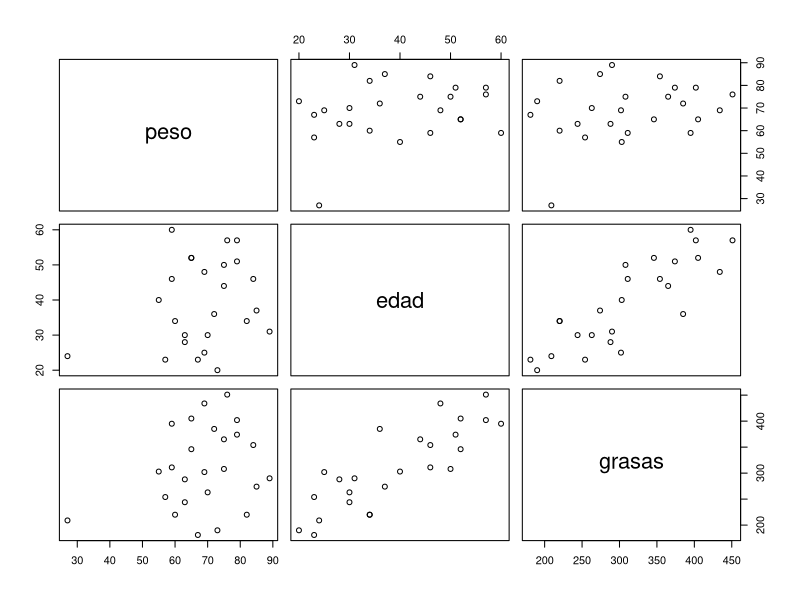
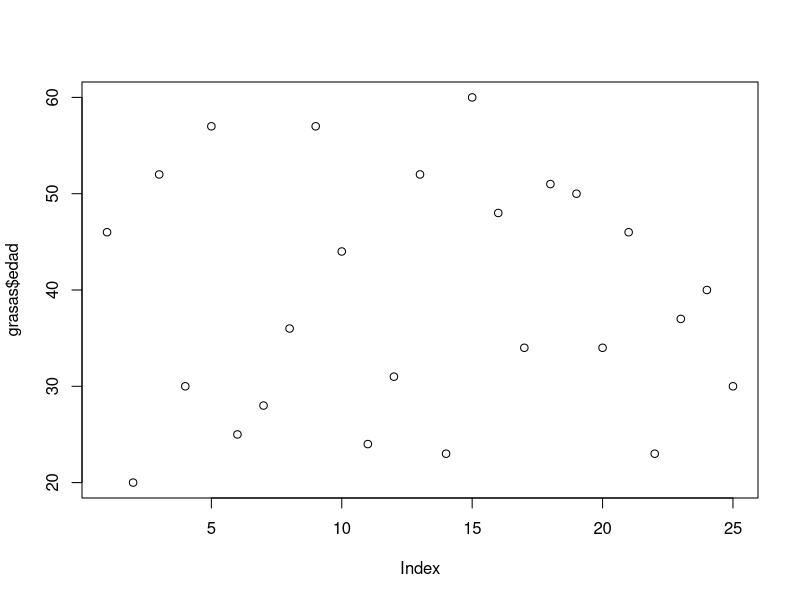
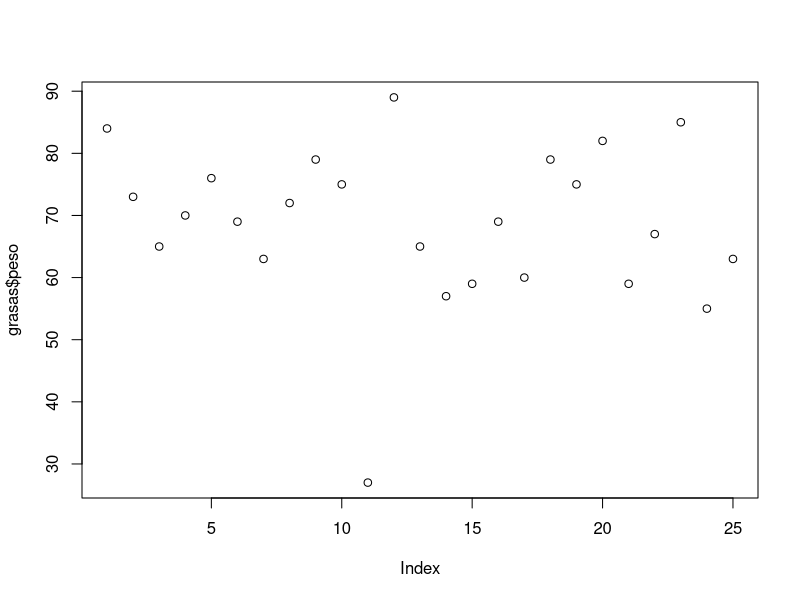
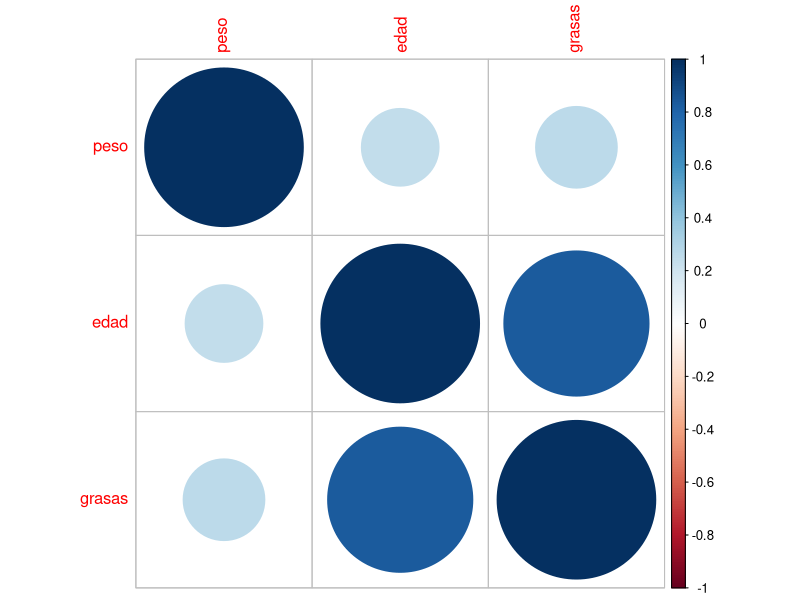
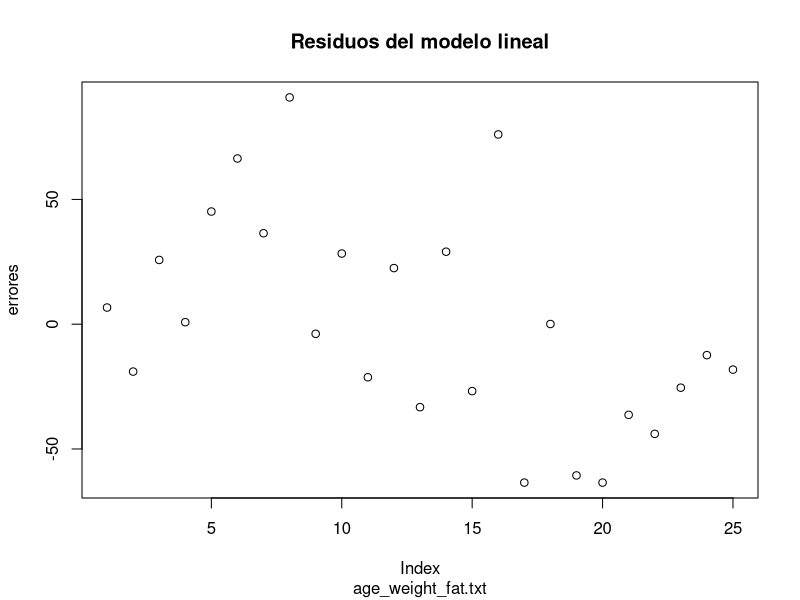
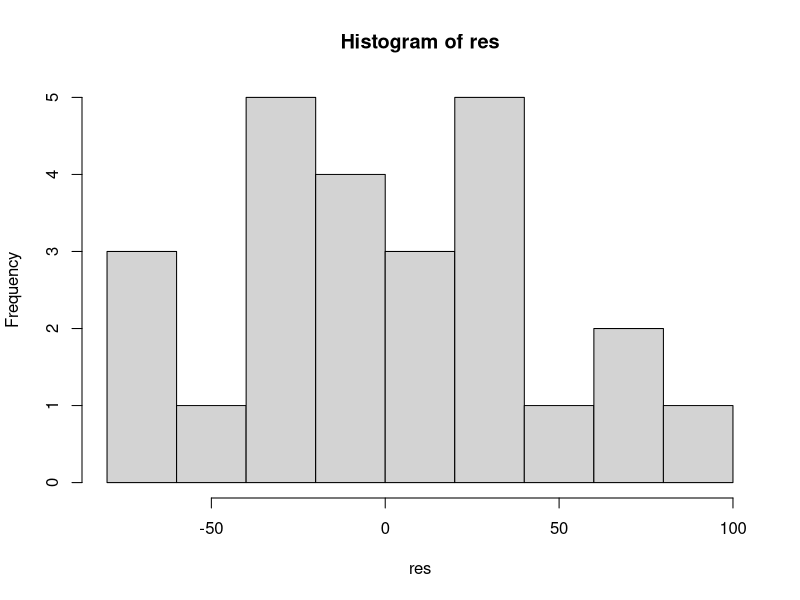
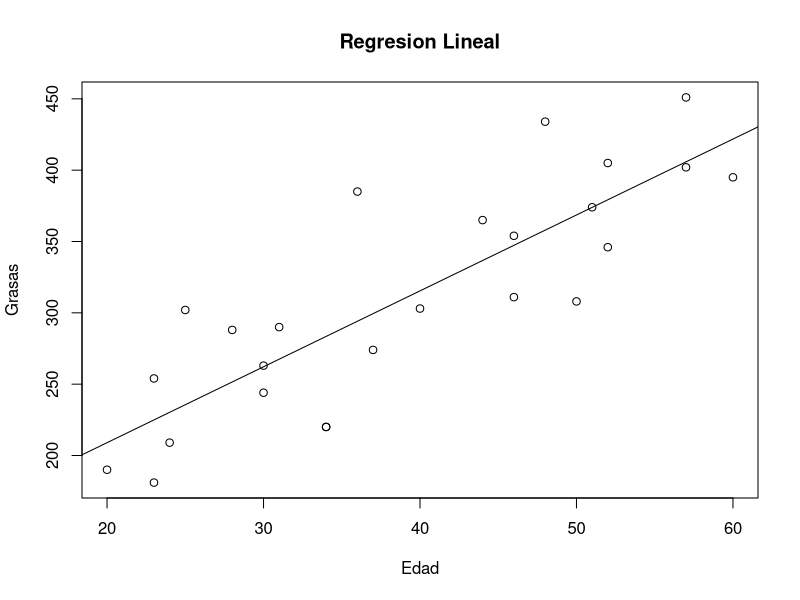
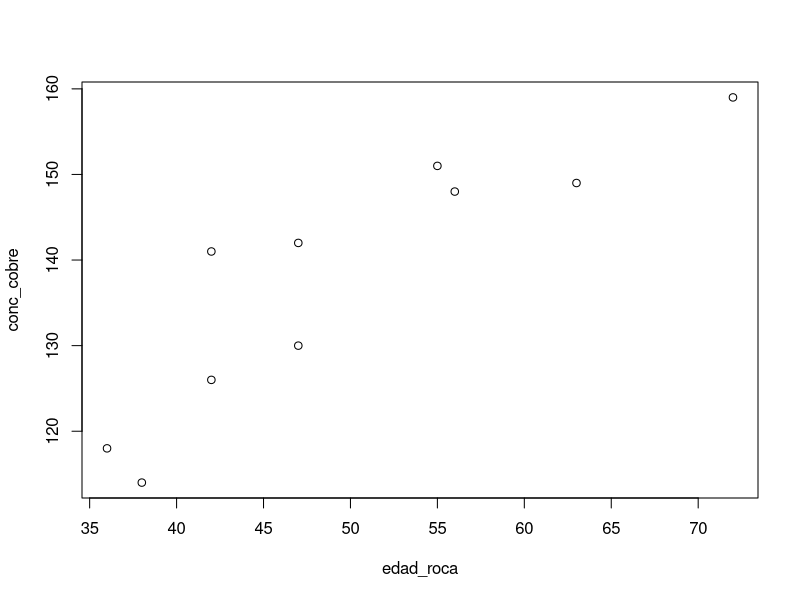

Reproduce these figures in R, in order.
grasas <- read.table("MaterialExtra/ejercicios_auxiliares/data/age_weight_fat.txt", header = TRUE)
View(grasas)
colnames(grasas)
length(grasas)
str(grasas)
head(grasas)
tail(grasas)
grasas$peso

####Correlacion####
#Grafico por pares
pairs(grasas)

#Calcular la matriz de correlación
cor(grasas, method = "pearson")
cor(grasas,method = "spearman")
cor(grasas,method = "kendall")
plot(grasas$edad)
plot(grasas$peso)

id<-which(grasas$peso<31)
View(grasas[id, ])

correl <- cor(grasas, y = NULL, use = "everything",method = c("pearson"))

#Plot de la matriz de correlación
library(corrplot)
corrplot(correl, method = "circle", order="hclust")


cor.test(x = grasas$peso, y = grasas$edad, method = "pearson")

# Verificacion de Fisher
# ¿puede esta correlacion deberse a errores aleatorios o ser espurea?
# ¿Puede que los datos no excluyen que la poblacion tenga una correlacion alta?

# 1) calculamos r
correlacion <- cor(x = grasas$peso, y = grasas$edad, method = "pearson")

# Transformada de Fisher ZFisher = 0.5ln(1+r/1-r)
# phi_Fisher = sqrt(1/n-3)

Zfisher = 0.5*log((1+correlacion)/(1-correlacion))
phi_Fisher = sqrt(1/22)

Zfisher

# correlacion fuese 0

Zfisher_null = 0

z_fisher = (0.24-0)/phi_Fisher


# 2) verificamos si la correlacion es alta
 
# Intervalo de confianza (95%) poblacional 
# IC = ZFisher(r) +- 1.96*phi_Fisher

IC_low = Zfisher - phi_Fisher
IC_upper = Zfisher + phi_Fisher

phi_minus = (exp(2*IC_low)-1)/(exp(2*IC_low)+1) # coeficiente cor pobla min

phi_max = (exp(2*IC_upper)-1)/(exp(2*IC_upper)+1) # coeficiente cor pobla max

# Indica que la correlacion poblacional va de 0.0316 hasta 0.458

####Regresion Lineal####

#Ejemplo1:
#Cálculo y representación de la recta de mínimos cuadrados
#comando - lm (linear models)
#El primer argumento es una fórmula : (variable dependiente) y ~ x (variable independiente)
# y ~ x : y <- variable dependiente
#         x <- variable independiente
regresion <- lm(grasas ~ edad, data = grasas)
summary(regresion)
regresion
regresion$coefficients
regresion$residuals
regresion$effects
regresion$rank
regresion$fitted.values
regresion$assign
regresion$qr
regresion$df.residual
regresion$xlevels
regresion$call
regresion$terms
regresion$model

regresion
#Obtenemos los coeficientes del modelo (parametros del modelo estimados):
#b_0 <- 102.575
#b_1 <- 5.321
# grasas_i <- 5.321 (edad_i) + 102.575

regresion$residuals

#Positivo por encima
#Negativo por debajo

res <- regresion$residuals
class(res)

#jpeg(filename = "Grafico_residuos.jpg")
plot(res,
     main = "Residuos del modelo lineal",
     sub = "age_weight_fat.txt",
     ylab = "errores")
#Para revisar visualmente debemos graficar un histograma
hist(res)

#jpeg(filename = "Regresion_edad_peso.jepg")
plot(grasas$edad, grasas$grasas,
     main = "Regresion Lineal",
     xlab = "Edad",
     ylab = "Grasas")
abline(regresion)

# Para ver la calidad de mi regresion
summary(regresion)

#Ejemplo2:

edad_roca<-c(56,42,72,36,63,47,55,47,38,42)
conc_cobre<-c(148,126,159,118,149,130,151,142,114,141)
edad_roca
conc_cobre

plot(edad_roca,conc_cobre)


#Cierto grado de linealidad entre ambas variables:

reg_lin<-lm(edad_roca ~ conc_cobre)
reg_lin
plot(edad_roca,conc_cobre)
abline(reg_lin)

# edad_roca(i)=-43.5440+0.6774*conc_cobre(i) (asumiendo que sigue esa logica)

summary(reg_lin)


#Respecto a estos valores mientras mas pequenos 
#sean mejor se ajustan al modelo de prediccion los valores futuros.

# Coefficients:
#         Estimate Std. Error  t value   Pr(>|t|)    
# (Intercept) -43.5440    17.6126  -2.472    0.038571 *  
#         presion    0.6774     0.1271    5.328    0.000704 ***
#         ---
#         Signif. codes:  0 '***' 0.001 '**' 0.01 '*' 0.05 '.' 0.1 ' ' 1

#Estimate son los valores de los coeficientes, segunda columna es el error estandar
#distribucion t a partir de la cual se calcula el p-valor, * y *** nos lleva en este
#caso aceptar el modelo tiene una significancia estadistica del 95%, bajo
#una perspectiva param?trica el modelo es aceptado.

# Residual standard error: 5.742 on 8 degrees of freedom
# Multiple R-squared:  0.7802,	Adjusted R-squared:  0.7527 

#El R-squared indicador de la bondad de ajuste del modelo, oscila
#entre 0 y 1, proximo a 1 buen ajuste lineal de los datos.

# F-statistic: 28.39 on 1 and 8 DF,  p-value: 0.000704

#Para ver si el modelo lineal es adecuado para modelar nuestro conjunto de datos
#se conoce como la F de Snedecor, se conoce como contraste omnibus.En nuestro
#caso el modelo lineal es adecuado (p-value<0.05)

#### Suposiciones asociadas a los residuos:   ####

#**Normalidad de residuos**:

#Aplicaremos el test de normalidad Kolmogorov-Smirnov y Shapiro-Wilk
#con ks.test(x, distrib)

ks.test(reg_lin$residuals, "pnorm")
shapiro.test(reg_lin$residuals)

# La salida es la siguiente:


# One-sample Kolmogorov-Smirnov test
# 
# data:  reg_lin$residuals
# D = 0.3935, p-value = 0.06608
# alternative hypothesis: two-sided
# 
# Shapiro-Wilk normality test
# 
# data:  reg_lin$residuals
# W = 0.97844, p-value = 0.9563

#Segun estos resultados tenemos que aun 10% de significacion los residuos siguen una
#distribucion normal, puesto que el p-valor (0.06608) es mayor que 0.05.

#El test de Shapiro-Wilk por lo general es mas potente y tambien nos indican
#que los residuos siguen una distribucion normal.
# Desde la salida, el p-value > 0.05 implica que la distribucion de la data 
# no difiere significativamente de la distribucion normal. 
#En otras palabras, podemos asumir normalidad.

#**Independencia de los residuos**:

#Aplicaremos el test de Durbin-Watson que contrasta la independencia de los residuos 
#la funcion que calcula este test se llama dwtest y se encuentra dentro del paquete
#lmtest.

install.packages("lmtest")
library(lmtest)
dwtest(edad_roca ~ conc_cobre)
#La salida es la siguiente:

# Durbin-Watson test
# 
# data:  edad_roca ~ conc_cobre
# DW = 1.9667, p-value = 0.5879
# alternative hypothesis: true autocorrelation is greater than 0


#Para un p-valor de 0.5879 no podemos rechazar la hipotesis nula
#de que los residuos son independientes.

#Homocedasticidad (igualdad de las varianzas de los residuos)
#Linealidad de los residuos

#Para estos ultimos usamos:
plot(reg_lin)

#para el grafico Residual vs Fitted, Scale-Location los residuos deben estar aleatoriamente distribuidos
#a lo largo del grafico, sin forman ningun tipo de patron.

#El grafico Q-Q plot residuos nos sirve para contrastar la normalidad de los residuos. Lo 
#deseable es que los residuos estandarizados estan lo mas cerca posible a la 
#linea punteada que aparece en el grafico. Esto esta matematicamente sustentado
#con el test de normalidad K-S o S-W.

#El grafico de los residuos estandarizados frente a leverages se utiliza para detectar
#puntos con influencia importante en el calculo de las estimaciones de parametros.
#En caso de detectarse algun patron fuera de los limites que establecen las
#lineas discontinuas debe estudiarse ese punto de forma aislada para detectar.
#Es bueno para ver si la importancia elevada de una observacion se debe a un error.
